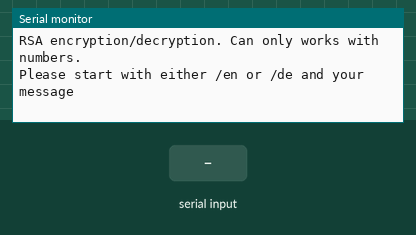
Bench run of a sketch on a simulated Arduino Uno, built with avr-gcc and run on an emulated ATmega328P. Shown: the last lines printed to the serial monitor. Inputs (shaded band) come from the test bench.

Above: at 1.2 s.
1.3 s: "/en " received over Serial
At 3.5 s:
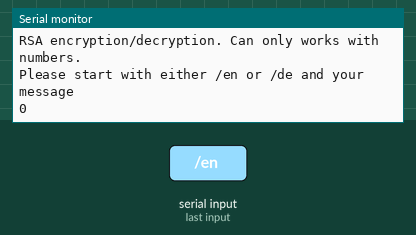
3.8 s: "90,45\n" received over Serial
At 5.4 s:
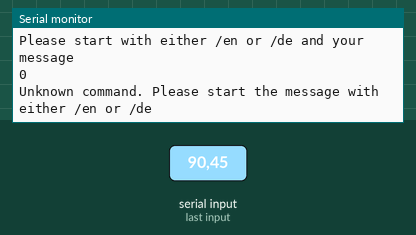

Measured:
- after the input at 1.3 s, the serial monitor: prints a new line after 1.0 s (image 1)
- after the input at 3.8 s, the serial monitor: prints a new line after 1.0 s (image 2)

The sketch:

RSA_sketch.ino
```cpp
// Title:
int p = 997; // First prime number
int q = 991; // Second prime number
int n = p * q; // Product of the two large number = 988027
// n is the modulus for the public key and the private keys.
int phi = (p - 1)*(q - 1); // The totient: phi(n) = (p-1)(q-1) = 986040
// e is released as the public key exponent
// Choose an integer e such that 1 < e < phi(n), and e is co-prime to phi(n)
int e = 877;

// Compute d to satisfy the congruence relation: d * e congruent to 1 (mod phi(n))
// d * e = 1 + x * phi(n). d and x are integers
// In this case, 877 * 3373 = 1 + 3 * 986040
// d is kept as the private key exponent.
int d = 3373;

// Public key is tuple (n, e) and private key is tuple (n, d)
void setup() {

  // put your setup code here, to run once:

  Serial.begin(9600);   // initialize the serial port at 9600 baud

  while (!Serial) {

         ;  // wait for serial port to connect

         } // wait for serial port to connect

  establishContact();  // wait for incoming data

  } /* setup */


void loop() {

  // put your main code here, to run repeatedly:

  // This is the RSA encrypt-decrypt algorithm

  String input = "";             // serial input character
  if (Serial.available() > 0){        // if you have data input
         input = Serial.readString();        // read the whole input
         if (input.startsWith("/en ")){
          int messageToEncrypt = input.substring(4).toInt();
          int encryptedMessage = modularExponentiation(messageToEncrypt, e, n);
          Serial.println(encryptedMessage);
         } else if (input.startsWith("/de ")){
          int messageToDecrypt = input.substring(4).toInt();
          int decryptedMessage = modularExponentiation(messageToDecrypt, d, n);
          Serial.println(decryptedMessage);
         } else {
            Serial.print("Unknown command. Please start the message with either /en or /de ");
          }
         Serial.println();

   } // if Serial.available() > 0

}  /* loop */


/* Efificent iterative modular exponentiation function to calculate (m^e)%n in O(log e) */
int modularExponentiation(long long m, int e, int n)
{
    long res = 1;     // Initialize result

    m = m % n; // Update m if it is more than or equal to n

    if (m == 0) return 0; // In case m is divisible by n;

    while (e > 0) {
        // If e is odd, multiply m with result
        if (e & 1)
            res = (res*m) % n;

        // e must be even now
        e = e>>1; // e = e/2
        m = (m*m) % n;
    }
    return res;
}


void establishContact(){
   if (Serial.available() <= 0) {
       Serial.print("RSA encryption/decryption. Can only works with numbers.\nPlease start with either /en or /de and your message");
   }
   Serial.println();
} // establishContact()
```
